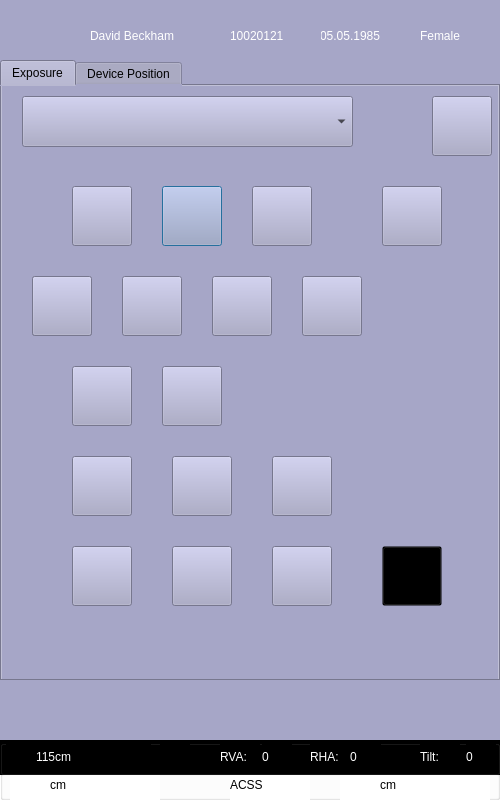
<?xml version="1.0" encoding="UTF-8"?>
<ui version="4.0">
 <class>MainDialog</class>
 <widget class="QDialog" name="MainDialog">
  <property name="geometry">
   <rect>
    <x>0</x>
    <y>0</y>
    <width>500</width>
    <height>800</height>
   </rect>
  </property>
  <property name="sizePolicy">
   <sizepolicy hsizetype="Preferred" vsizetype="Preferred">
    <horstretch>0</horstretch>
    <verstretch>0</verstretch>
   </sizepolicy>
  </property>
  <property name="windowTitle">
   <string>VA13C</string>
  </property>
  <property name="styleSheet">
   <string notr="true">*{background:rgb(166,166,199);} </string>
  </property>
  <widget class="StaticLabel" name="staticLabel_17">
   <property name="geometry">
    <rect>
     <x>420</x>
     <y>20</y>
     <width>61</width>
     <height>31</height>
    </rect>
   </property>
   <property name="styleSheet">
    <string notr="true">color:rgb(255,255,255)</string>
   </property>
   <property name="text">
    <string>Female</string>
   </property>
   <property name="iconId">
    <number>0</number>
   </property>
  </widget>
  <widget class="StaticLabel" name="staticLabel_16">
   <property name="geometry">
    <rect>
     <x>320</x>
     <y>20</y>
     <width>91</width>
     <height>31</height>
    </rect>
   </property>
   <property name="styleSheet">
    <string notr="true">color:rgb(255,255,255)</string>
   </property>
   <property name="text">
    <string>05.05.1985</string>
   </property>
   <property name="iconId">
    <number>0</number>
   </property>
  </widget>
  <widget class="StaticLabel" name="staticLabel_15">
   <property name="geometry">
    <rect>
     <x>230</x>
     <y>20</y>
     <width>91</width>
     <height>31</height>
    </rect>
   </property>
   <property name="styleSheet">
    <string notr="true">color:rgb(255,255,255)</string>
   </property>
   <property name="text">
    <string>10020121</string>
   </property>
   <property name="iconId">
    <number>0</number>
   </property>
  </widget>
  <widget class="StaticLabel" name="StatusIcon">
   <property name="geometry">
    <rect>
     <x>6</x>
     <y>7</y>
     <width>71</width>
     <height>51</height>
    </rect>
   </property>
   <property name="iconNormal">
    <string>../icons/rad3/staticlabel/ready.png</string>
   </property>
  </widget>
  <widget class="StaticLabel" name="staticLabel_14">
   <property name="geometry">
    <rect>
     <x>90</x>
     <y>20</y>
     <width>121</width>
     <height>31</height>
    </rect>
   </property>
   <property name="styleSheet">
    <string notr="true">color:rgb(255,255,255)</string>
   </property>
   <property name="text">
    <string>David Beckham</string>
   </property>
   <property name="iconId">
    <number>0</number>
   </property>
  </widget>
  <widget class="TabWidget" name="tabWidget">
   <property name="geometry">
    <rect>
     <x>0</x>
     <y>60</y>
     <width>500</width>
     <height>621</height>
    </rect>
   </property>
   <property name="currentIndex">
    <number>0</number>
   </property>
   <widget class="QWidget" name="tab">
    <attribute name="title">
     <string>Exposure</string>
    </attribute>
    <widget class="PopButton" name="popButton_mas">
     <property name="geometry">
      <rect>
       <x>160</x>
       <y>100</y>
       <width>60</width>
       <height>60</height>
      </rect>
     </property>
     <property name="buttonId">
      <number>602</number>
     </property>
     <property name="iconId">
      <number>1019</number>
     </property>
     <property name="textType">
      <string>mAs</string>
     </property>
     <property name="helpText">
      <string>mAs setting</string>
     </property>
    </widget>
    <widget class="PopButton" name="popButton_ms">
     <property name="geometry">
      <rect>
       <x>250</x>
       <y>100</y>
       <width>60</width>
       <height>60</height>
      </rect>
     </property>
     <property name="buttonId">
      <number>603</number>
     </property>
     <property name="iconId">
      <number>1020</number>
     </property>
     <property name="textType">
      <string>ms</string>
     </property>
     <property name="helpText">
      <string>ms setting</string>
     </property>
    </widget>
    <widget class="PopButton" name="popButton_kv">
     <property name="geometry">
      <rect>
       <x>70</x>
       <y>100</y>
       <width>60</width>
       <height>60</height>
      </rect>
     </property>
     <property name="buttonId">
      <number>601</number>
     </property>
     <property name="textType">
      <string>kV</string>
     </property>
     <property name="helpText">
      <string>KV setting</string>
     </property>
    </widget>
    <widget class="PopButton" name="popButton_focus">
     <property name="geometry">
      <rect>
       <x>70</x>
       <y>280</y>
       <width>60</width>
       <height>60</height>
      </rect>
     </property>
     <property name="buttonId">
      <number>502</number>
     </property>
     <property name="iconId">
      <number>1202</number>
     </property>
     <property name="iconMode">
      <bool>true</bool>
     </property>
     <property name="textType">
      <string/>
     </property>
     <property name="firstIconName" stdset="0">
      <string>../icon/focus001.png</string>
     </property>
     <property name="itemsNumber" stdset="0">
      <number>3</number>
     </property>
     <property name="helpText">
      <string>focus select</string>
     </property>
    </widget>
    <widget class="PopButton" name="popButton_Dose">
     <property name="geometry">
      <rect>
       <x>120</x>
       <y>190</y>
       <width>60</width>
       <height>60</height>
      </rect>
     </property>
     <property name="buttonId">
      <number>609</number>
     </property>
     <property name="textType">
      <string>Dose</string>
     </property>
     <property name="helpText">
      <string>Dose</string>
     </property>
    </widget>
    <widget class="PopButton" name="popButton_filter">
     <property name="geometry">
      <rect>
       <x>160</x>
       <y>280</y>
       <width>60</width>
       <height>60</height>
      </rect>
     </property>
     <property name="buttonId">
      <number>608</number>
     </property>
     <property name="textType">
      <string>mm Cu</string>
     </property>
     <property name="helpText">
      <string>filter select</string>
     </property>
    </widget>
    <widget class="PopButton" name="popButton_AEC">
     <property name="geometry">
      <rect>
       <x>30</x>
       <y>190</y>
       <width>60</width>
       <height>60</height>
      </rect>
     </property>
     <property name="buttonId">
      <number>553</number>
     </property>
     <property name="iconId">
      <number>1207</number>
     </property>
     <property name="iconMode">
      <bool>true</bool>
     </property>
     <property name="textType">
      <string>AEC</string>
     </property>
     <property name="firstIconName" stdset="0">
      <string>../icon/AECfields/BM001.png</string>
     </property>
     <property name="itemsNumber" stdset="0">
      <number>8</number>
     </property>
     <property name="helpText">
      <string>AEC field select</string>
     </property>
    </widget>
    <widget class="PopButton" name="popButton_sense">
     <property name="geometry">
      <rect>
       <x>210</x>
       <y>190</y>
       <width>60</width>
       <height>60</height>
      </rect>
     </property>
     <property name="buttonId">
      <number>610</number>
     </property>
     <property name="textType">
      <string>Correct</string>
     </property>
     <property name="helpText">
      <string>Correction</string>
     </property>
    </widget>
    <widget class="TrigButton" name="trigButton_home">
     <property name="geometry">
      <rect>
       <x>380</x>
       <y>460</y>
       <width>60</width>
       <height>60</height>
      </rect>
     </property>
     <property name="styleSheet">
      <string notr="true">background:transparent</string>
     </property>
     <property name="buttonId">
      <number>104</number>
     </property>
     <property name="iconNormal">
      <string>../icon/home.png</string>
     </property>
     <property name="iconHover">
      <string/>
     </property>
     <property name="iconPress">
      <string/>
     </property>
     <property name="helpText">
      <string>for demo, switch to syngo style UI</string>
     </property>
    </widget>
    <widget class="SwitchButton" name="switchButton_7">
     <property name="geometry">
      <rect>
       <x>380</x>
       <y>100</y>
       <width>60</width>
       <height>60</height>
      </rect>
     </property>
     <property name="buttonId">
      <number>900</number>
     </property>
     <property name="iconOn">
      <string>../icon/StaticLabel/FigureType.png</string>
     </property>
     <property name="iconOff">
      <string>../icon/StaticLabel/FigureType.png</string>
     </property>
     <property name="helpText">
      <string>Figure type</string>
     </property>
    </widget>
    <widget class="SwitchButton" name="switchButton_collimatorBlock">
     <property name="geometry">
      <rect>
       <x>70</x>
       <y>460</y>
       <width>60</width>
       <height>60</height>
      </rect>
     </property>
     <property name="buttonId">
      <number>208</number>
     </property>
     <property name="iconOn">
      <string>../icon/collimationLockOn.png</string>
     </property>
     <property name="iconOff">
      <string>../icon/collimationLockOff.png</string>
     </property>
     <property name="helpText">
      <string>Collimator lock button</string>
     </property>
    </widget>
    <widget class="SwitchButton" name="switchButton_movementBlock">
     <property name="geometry">
      <rect>
       <x>270</x>
       <y>460</y>
       <width>60</width>
       <height>60</height>
      </rect>
     </property>
     <property name="buttonId">
      <number>237</number>
     </property>
     <property name="iconOn">
      <string>../icon/movementblock_on.png</string>
     </property>
     <property name="iconOff">
      <string>../icon/movementblock_off.png</string>
     </property>
     <property name="helpText">
      <string>movement lock button</string>
     </property>
    </widget>
    <widget class="ComboBox" name="comboBox_2">
     <property name="geometry">
      <rect>
       <x>20</x>
       <y>10</y>
       <width>331</width>
       <height>51</height>
      </rect>
     </property>
     <property name="buttonId">
      <number>607</number>
     </property>
     <property name="helpText">
      <string>OGP Select</string>
     </property>
    </widget>
    <widget class="PopButton" name="popButton_HUD">
     <property name="geometry">
      <rect>
       <x>300</x>
       <y>190</y>
       <width>60</width>
       <height>60</height>
      </rect>
     </property>
     <property name="buttonId">
      <number>614</number>
     </property>
     <property name="textType">
      <string>HUD</string>
     </property>
     <property name="helpText">
      <string>HUD</string>
     </property>
    </widget>
    <widget class="SwitchButton" name="switchButton_topAlign">
     <property name="geometry">
      <rect>
       <x>170</x>
       <y>460</y>
       <width>60</width>
       <height>60</height>
      </rect>
     </property>
     <property name="buttonId">
      <number>216</number>
     </property>
     <property name="iconOn">
      <string>../icon/StaticLabel/TopAlign.png</string>
     </property>
     <property name="iconOff">
      <string>../icon/StaticLabel/TopAlign.png</string>
     </property>
     <property name="helpText">
      <string>top align enable button</string>
     </property>
    </widget>
    <widget class="PopButton" name="popButton_workspace">
     <property name="geometry">
      <rect>
       <x>70</x>
       <y>370</y>
       <width>60</width>
       <height>60</height>
      </rect>
     </property>
     <property name="buttonId">
      <number>553</number>
     </property>
     <property name="iconId">
      <number>1207</number>
     </property>
     <property name="iconMode">
      <bool>true</bool>
     </property>
     <property name="textType">
      <string>AEC</string>
     </property>
     <property name="firstIconName" stdset="0">
      <string>../icons/rad3/series/workspace001.png</string>
     </property>
     <property name="itemsNumber" stdset="0">
      <number>6</number>
     </property>
     <property name="helpText">
      <string>workspace select</string>
     </property>
    </widget>
    <widget class="SwitchButton" name="switchButton_SIDTracking">
     <property name="geometry">
      <rect>
       <x>170</x>
       <y>370</y>
       <width>60</width>
       <height>60</height>
      </rect>
     </property>
     <property name="buttonId">
      <number>251</number>
     </property>
     <property name="iconOn">
      <string>../icons/rad3/button/SIDTrackingOn.png</string>
     </property>
     <property name="iconOff">
      <string>../icons/rad3/button/SIDTrackingOff.png</string>
     </property>
     <property name="helpText">
      <string>Collimator lock button</string>
     </property>
    </widget>
    <widget class="SwitchButton" name="switchButton_SIDTracking_2">
     <property name="geometry">
      <rect>
       <x>270</x>
       <y>370</y>
       <width>60</width>
       <height>60</height>
      </rect>
     </property>
     <property name="buttonId">
      <number>252</number>
     </property>
     <property name="iconOn">
      <string>../icons/rad3/button/trackingOn.png</string>
     </property>
     <property name="iconOff">
      <string>../icons/rad3/button/trackingOff.png</string>
     </property>
     <property name="helpText">
      <string>Collimator lock button</string>
     </property>
    </widget>
    <widget class="SwitchButton" name="switchButton_8">
     <property name="geometry">
      <rect>
       <x>430</x>
       <y>10</y>
       <width>60</width>
       <height>60</height>
      </rect>
     </property>
     <property name="buttonId">
      <number>0</number>
     </property>
     <property name="iconOn">
      <string>../icon/help_on.png</string>
     </property>
     <property name="iconOff">
      <string>../icon/help_off.png</string>
     </property>
    </widget>
    <widget class="PopButton" name="popButton_AEC_2">
     <property name="geometry">
      <rect>
       <x>30</x>
       <y>190</y>
       <width>60</width>
       <height>60</height>
      </rect>
     </property>
     <property name="buttonId">
      <number>553</number>
     </property>
     <property name="iconId">
      <number>1207</number>
     </property>
     <property name="iconMode">
      <bool>true</bool>
     </property>
     <property name="textType">
      <string>AEC</string>
     </property>
     <property name="firstIconName" stdset="0">
      <string>../icon/AECfields/BM001.png</string>
     </property>
     <property name="itemsNumber" stdset="0">
      <number>8</number>
     </property>
     <property name="helpText">
      <string>AEC field select</string>
     </property>
    </widget>
   </widget>
   <widget class="QWidget" name="tab_2">
    <attribute name="title">
     <string>Device Position</string>
    </attribute>
    <widget class="TrigButton" name="trigButton_rot">
     <property name="geometry">
      <rect>
       <x>40</x>
       <y>100</y>
       <width>60</width>
       <height>60</height>
      </rect>
     </property>
     <property name="buttonId">
      <number>12</number>
     </property>
     <property name="iconNormal">
      <string>../icon/test/RotateLeft.png</string>
     </property>
     <property name="iconHover">
      <string/>
     </property>
     <property name="iconPress">
      <string/>
     </property>
     <property name="helpText">
      <string>top alignment</string>
     </property>
    </widget>
    <widget class="TrigButton" name="trigButton_next">
     <property name="geometry">
      <rect>
       <x>160</x>
       <y>100</y>
       <width>60</width>
       <height>60</height>
      </rect>
     </property>
     <property name="buttonId">
      <number>11</number>
     </property>
     <property name="iconNormal">
      <string>../icon/test/Exit.png</string>
     </property>
     <property name="iconHover">
      <string/>
     </property>
     <property name="iconPress">
      <string/>
     </property>
     <property name="helpText">
      <string>top alignment</string>
     </property>
    </widget>
    <widget class="StaticLabel" name="staticLabel">
     <property name="geometry">
      <rect>
       <x>40</x>
       <y>30</y>
       <width>391</width>
       <height>21</height>
      </rect>
     </property>
     <property name="text">
      <string>These buttons are only for testing!</string>
     </property>
    </widget>
   </widget>
  </widget>
  <widget class="GroupBox" name="groupBox_CollimatorStatus">
   <property name="geometry">
    <rect>
     <x>0</x>
     <y>770</y>
     <width>500</width>
     <height>30</height>
    </rect>
   </property>
   <property name="styleSheet">
    <string notr="true">*{background:rgb(255,255,255);}</string>
   </property>
   <widget class="StaticLabel" name="staticLabel_22">
    <property name="geometry">
     <rect>
      <x>340</x>
      <y>0</y>
      <width>150</width>
      <height>30</height>
     </rect>
    </property>
    <property name="iconId">
     <number>0</number>
    </property>
    <property name="iconNormal">
     <string>../icons/rad3/staticLabel/collimationHeight.png</string>
    </property>
   </widget>
   <widget class="StaticLabel" name="staticLabel_21">
    <property name="geometry">
     <rect>
      <x>10</x>
      <y>0</y>
      <width>150</width>
      <height>30</height>
     </rect>
    </property>
    <property name="iconId">
     <number>0</number>
    </property>
    <property name="iconNormal">
     <string>../icons/rad3/staticLabel/collimationWidth.png</string>
    </property>
   </widget>
   <widget class="StaticLabel" name="staticLabel_ColWidth">
    <property name="geometry">
     <rect>
      <x>50</x>
      <y>0</y>
      <width>71</width>
      <height>30</height>
     </rect>
    </property>
    <property name="text">
     <string>cm</string>
    </property>
    <property name="iconId">
     <number>1106</number>
    </property>
   </widget>
   <widget class="StaticLabel" name="staticLabel_ColHeight">
    <property name="geometry">
     <rect>
      <x>380</x>
      <y>0</y>
      <width>71</width>
      <height>30</height>
     </rect>
    </property>
    <property name="text">
     <string>cm</string>
    </property>
    <property name="iconId">
     <number>1114</number>
    </property>
   </widget>
   <widget class="StaticLabel" name="staticLabel_13">
    <property name="geometry">
     <rect>
      <x>230</x>
      <y>0</y>
      <width>80</width>
      <height>30</height>
     </rect>
    </property>
    <property name="text">
     <string>ACSS</string>
    </property>
    <property name="iconId">
     <number>1016</number>
    </property>
   </widget>
  </widget>
  <widget class="StatusBar" name="statusBar">
   <property name="geometry">
    <rect>
     <x>0</x>
     <y>680</y>
     <width>500</width>
     <height>60</height>
    </rect>
   </property>
   <property name="iconReady">
    <string>../icon/subIcon/ready.png</string>
   </property>
   <property name="iconMsg">
    <string>../icon/subIcon/not_ready.png</string>
   </property>
  </widget>
  <widget class="MsgBox" name="msgBox">
   <property name="geometry">
    <rect>
     <x>0</x>
     <y>680</y>
     <width>500</width>
     <height>60</height>
    </rect>
   </property>
   <property name="Id">
    <number>101</number>
   </property>
   <property name="iconErr">
    <string>../icon/subIcon/error.png</string>
   </property>
   <property name="iconInf">
    <string>../icon/subIcon/information.png</string>
   </property>
  </widget>
  <widget class="GroupBox" name="groupBox_systemStatus">
   <property name="geometry">
    <rect>
     <x>0</x>
     <y>740</y>
     <width>500</width>
     <height>35</height>
    </rect>
   </property>
   <property name="styleSheet">
    <string notr="true">*{background:rgb(0,0,0);}</string>
   </property>
   <widget class="StaticLabel" name="staticLabel_18">
    <property name="geometry">
     <rect>
      <x>310</x>
      <y>2</y>
      <width>40</width>
      <height>30</height>
     </rect>
    </property>
    <property name="styleSheet">
     <string notr="true">color:rgb(255, 255, 255)</string>
    </property>
    <property name="text">
     <string>RHA:</string>
    </property>
    <property name="iconId">
     <number>0</number>
    </property>
   </widget>
   <widget class="StaticLabel" name="staticLabel_19">
    <property name="geometry">
     <rect>
      <x>420</x>
      <y>2</y>
      <width>40</width>
      <height>30</height>
     </rect>
    </property>
    <property name="styleSheet">
     <string notr="true">color:rgb(255, 255, 255)</string>
    </property>
    <property name="text">
     <string>Tilt:</string>
    </property>
    <property name="iconId">
     <number>0</number>
    </property>
   </widget>
   <widget class="StaticLabel" name="staticLabel_6">
    <property name="geometry">
     <rect>
      <x>36</x>
      <y>2</y>
      <width>60</width>
      <height>30</height>
     </rect>
    </property>
    <property name="styleSheet">
     <string notr="true">color:rgb(255, 255, 255)</string>
    </property>
    <property name="text">
     <string>115cm</string>
    </property>
    <property name="iconId">
     <number>1112</number>
    </property>
   </widget>
   <widget class="StaticLabel" name="staticLabel_9">
    <property name="geometry">
     <rect>
      <x>350</x>
      <y>2</y>
      <width>31</width>
      <height>30</height>
     </rect>
    </property>
    <property name="styleSheet">
     <string notr="true">color:rgb(255, 255, 255)</string>
    </property>
    <property name="text">
     <string>0</string>
    </property>
    <property name="iconId">
     <number>1120</number>
    </property>
   </widget>
   <widget class="StaticLabel" name="staticLabel_7">
    <property name="geometry">
     <rect>
      <x>160</x>
      <y>2</y>
      <width>30</width>
      <height>30</height>
     </rect>
    </property>
    <property name="text">
     <string/>
    </property>
    <property name="iconId">
     <number>1210</number>
    </property>
    <property name="iconNormal">
     <string>../icons/rad3/series/beamCenteringOn.png</string>
    </property>
    <property name="helpText">
     <string>auto tracking state</string>
    </property>
   </widget>
   <widget class="StaticLabel" name="staticLabel_4">
    <property name="geometry">
     <rect>
      <x>120</x>
      <y>2</y>
      <width>31</width>
      <height>31</height>
     </rect>
    </property>
    <property name="text">
     <string/>
    </property>
    <property name="iconNormal">
     <string>../icons/rad3/series/trackingUnknown.png</string>
    </property>
    <property name="helpText">
     <string>auto tracking state</string>
    </property>
   </widget>
   <widget class="StaticLabel" name="AXCS_DISP_GRID_2">
    <property name="geometry">
     <rect>
      <x>6</x>
      <y>2</y>
      <width>30</width>
      <height>30</height>
     </rect>
    </property>
    <property name="iconId">
     <number>0</number>
    </property>
    <property name="iconNormal">
     <string>../icons/rad3/staticlabel/SID.png</string>
    </property>
   </widget>
   <widget class="StaticLabel" name="AXCS_DISP_GRID">
    <property name="geometry">
     <rect>
      <x>90</x>
      <y>2</y>
      <width>30</width>
      <height>30</height>
     </rect>
    </property>
    <property name="iconId">
     <number>1204</number>
    </property>
    <property name="iconNormal">
     <string>../icons/rad3/series/dispGrid001.png</string>
    </property>
   </widget>
   <widget class="StaticLabel" name="staticLabel_12">
    <property name="geometry">
     <rect>
      <x>220</x>
      <y>2</y>
      <width>40</width>
      <height>30</height>
     </rect>
    </property>
    <property name="styleSheet">
     <string notr="true">color:rgb(255, 255, 255)</string>
    </property>
    <property name="text">
     <string>RVA:</string>
    </property>
    <property name="iconId">
     <number>0</number>
    </property>
   </widget>
   <widget class="StaticLabel" name="staticLabel_8">
    <property name="geometry">
     <rect>
      <x>262</x>
      <y>2</y>
      <width>30</width>
      <height>30</height>
     </rect>
    </property>
    <property name="styleSheet">
     <string notr="true">color:rgb(255, 255, 255)</string>
    </property>
    <property name="text">
     <string>0</string>
    </property>
    <property name="iconId">
     <number>1121</number>
    </property>
   </widget>
   <widget class="StaticLabel" name="staticLabel_10">
    <property name="geometry">
     <rect>
      <x>466</x>
      <y>2</y>
      <width>30</width>
      <height>30</height>
     </rect>
    </property>
    <property name="styleSheet">
     <string notr="true">color:rgb(255, 255, 255)</string>
    </property>
    <property name="text">
     <string>0</string>
    </property>
    <property name="iconId">
     <number>1101</number>
    </property>
   </widget>
  </widget>
 </widget>
 <customwidgets>
  <customwidget>
   <class>ComboBox</class>
   <extends>QComboBox</extends>
   <header>combobox.h</header>
  </customwidget>
  <customwidget>
   <class>GroupBox</class>
   <extends>QGroupBox</extends>
   <header>groupbox.h</header>
   <container>1</container>
  </customwidget>
  <customwidget>
   <class>MsgBox</class>
   <extends>QWidget</extends>
   <header>msgbox.h</header>
  </customwidget>
  <customwidget>
   <class>PopButton</class>
   <extends>QPushButton</extends>
   <header>popbutton.h</header>
  </customwidget>
  <customwidget>
   <class>StaticLabel</class>
   <extends>QLabel</extends>
   <header>staticlabel.h</header>
  </customwidget>
  <customwidget>
   <class>StatusBar</class>
   <extends>QWidget</extends>
   <header>statusbar.h</header>
  </customwidget>
  <customwidget>
   <class>SwitchButton</class>
   <extends>QPushButton</extends>
   <header>switchbutton.h</header>
  </customwidget>
  <customwidget>
   <class>TabWidget</class>
   <extends>QTabWidget</extends>
   <header>tabwidget.h</header>
   <container>1</container>
  </customwidget>
  <customwidget>
   <class>TrigButton</class>
   <extends>QPushButton</extends>
   <header>trigbutton.h</header>
  </customwidget>
 </customwidgets>
 <resources/>
 <connections/>
</ui>
